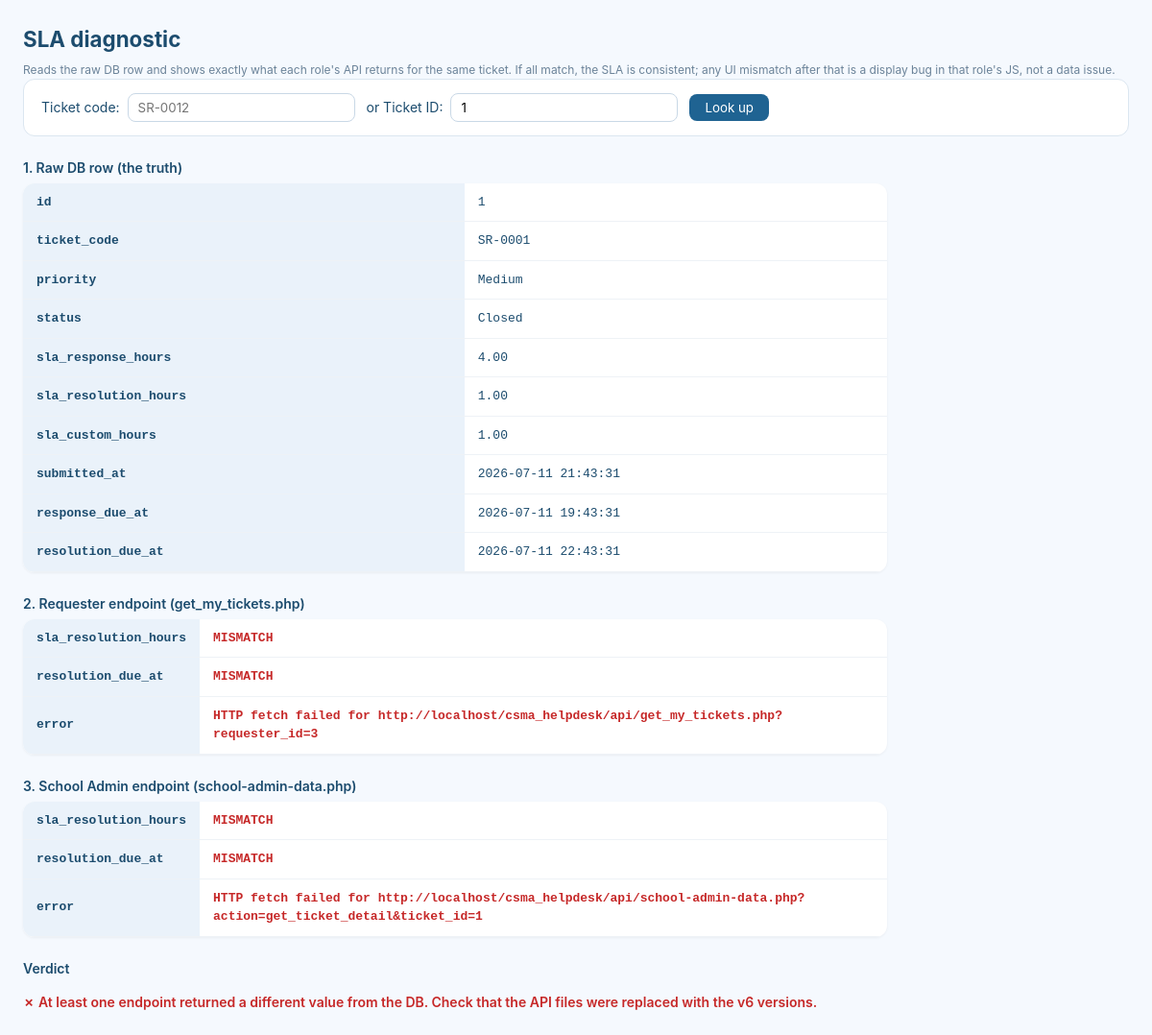
The app's page /csma_helpdesk/api/sla_diag.php?ticket_id=1 with its own data.
### tables this page shows
CREATE TABLE `tickets` (
  `id` int(11) NOT NULL,
  `ticket_code` varchar(20) NOT NULL,
  `requester_id` int(11) NOT NULL,
  `department_id` int(11) NOT NULL,
  `category` varchar(50) NOT NULL,
  `request_type` varchar(80) NOT NULL,
  `equipment_item` varchar(150) DEFAULT NULL,
  `title` varchar(200) NOT NULL,
  `description` text DEFAULT NULL,
  `location` varchar(200) DEFAULT NULL,
  `preferred_date` date DEFAULT NULL,
  `priority` enum('Low','Medium','High','Critical') NOT NULL DEFAULT 'Low',
  `status` enum('Pending','Ongoing','Pending Confirmation','Completed','Closed','Cancelled') NOT NULL DEFAULT 'Pending',
  `approval_status` enum('Pending Approval','Approved','Rejected','Not Required') NOT NULL DEFAULT 'Not Required',
  `assigned_to` varchar(150) DEFAULT NULL,
  `sla_response_hours` decimal(6,2) DEFAULT NULL,
  `sla_resolution_hours` decimal(6,2) DEFAULT NULL,
  `sla_custom_hours` decimal(6,2) DEFAULT NULL,
  `response_due_at` datetime DEFAULT NULL,
  `resolution_due_at` datetime DEFAULT NULL,
  `sla_extended_reason` varchar(255) DEFAULT NULL,
  `stock_available` tinyint(1) DEFAULT NULL,
  `external_repair` tinyint(1) NOT NULL DEFAULT 0,
  `repair_service_cost` decimal(10,2) DEFAULT NULL,
  `repair_parts_cost` decimal(10,2) DEFAULT NULL,
  `repair_service_fee` decimal(10,2) DEFAULT NULL,
  `repair_total_cost` decimal(10,2) DEFAULT NULL,
  `repair_remarks` text DEFAULT NULL,
  `repair_receipt_path` varchar(255) DEFAULT NULL,
  `consumable_item_id` int(11) DEFAULT NULL,
  `consumable_qty_needed` int(11) DEFAULT NULL,
  `consumable_dept_id` int(11) DEFAULT NULL,
  `stock_deducted` tinyint(1) NOT NULL DEFAULT 0,
  `submitted_at` datetime NOT NULL DEFAULT current_timestamp(),
  `updated_at` datetime NOT NULL DEFAULT current_timestamp() ON UPDATE current_timestamp(),
  `closed_at` datetime DEFAULT NULL,
  `completed_at` datetime DEFAULT NULL
);

### csma_helpdesk/api/sla_diag.php (the view, shortened to what this page needs)
<?php
require_once 'config.php';
$code = trim($_GET['ticket_code'] ?? '');
$id   = (int)($_GET['ticket_id'] ?? 0);
echo '<!doctype html><meta charset="utf-8"><title>SLA diagnostic</title>';
echo '<h1>SLA diagnostic</h1>';
echo '<div class="hint">Reads the raw DB row and shows exactly what each role\'s API returns for the same ticket. If all match, the SLA is consistent; any UI mismatch after that is a display bug in that role\'s JS, not a data issue.</div>';
echo '<form class="lookup" method="get">';
echo '  Ticket code: <input name="ticket_code" value="'.htmlspecialchars($code).'" placeholder="SR-0012">';
echo '  or Ticket ID: <input name="ticket_id" value="'.($id ?: '').'" placeholder="42">';
echo '  <button type="submit">Look up</button>';
echo '</form>';
try {
    $sql = "SELECT id, ticket_code, priority, status,
                   sla_response_hours, sla_resolution_hours,
                   sla_custom_hours,
                   submitted_at, response_due_at, resolution_due_at
            FROM tickets WHERE " . ($id ? "id = :key" : "ticket_code = :key") . " LIMIT 1";
    $stmt = $pdo->prepare($sql);
    $stmt->execute([':key' => $id ?: $code]);
    $row = $stmt->fetch();
    $ticketId    = (int)$row['id'];
    $dbResHours  = $row['sla_resolution_hours'];
    $dbDeadline  = $row['resolution_due_at'];
    echo '<div class="section">1. Raw DB row (the truth)</div>';
    echo '<table>';
    foreach ($row as $k => $v) {
        echo '<tr><th>'.htmlspecialchars($k).'</th><td>'.htmlspecialchars((string)$v).'</td></tr>';
    }
    echo '</table>';
    $stmt2 = $pdo->prepare("SELECT requester_id FROM tickets WHERE id=:id");
    $stmt2->execute([':id'=>$ticketId]);
    $reqId = (int)$stmt2->fetchColumn();
    $baseUrl = sprintf('%s://%s%s',
        (isset($_SERVER['HTTPS'])&&$_SERVER['HTTPS']!=='off')?'https':'http',
        $_SERVER['HTTP_HOST'] ?? 'localhost',
        rtrim(dirname($_SERVER['REQUEST_URI'] ?? ''), '/')
    );
    function fetchAndFind($url, $ticketId) {
        $ctx = stream_context_create(['http'=>['timeout'=>3]]);
        $raw = @file_get_contents($url, false, $ctx);
        if ($raw === false) return ['error'=>'HTTP fetch failed for '.$url];
        return ['error'=>'Ticket not in response'];
    }
    echo '<div class="section">2. Requester endpoint (get_my_tickets.php)</div>';
    $r = fetchAndFind("$baseUrl/get_my_tickets.php?requester_id=$reqId", $ticketId);
    $reqRes  = $r['sla_resolution_hours'] ?? null;
    $reqDead = $r['resolution_due_at']    ?? null;
    echo '<table>';
    echo '<tr><th>sla_resolution_hours</th><td>'.htmlspecialchars((string)$reqRes).' ' . ($reqRes == $dbResHours ? '<span class="ok">MATCHES DB</span>' : '<span class="bad">MISMATCH</span>').'</td></tr>';
    echo '<tr><th>resolution_due_at</th><td>'.htmlspecialchars((string)$reqDead).' ' . ($reqDead == $dbDeadline ? '<span class="ok">MATCHES DB</span>' : '<span class="bad">MISMATCH</span>').'</td></tr>';
    if (!empty($r['error'])) echo '<tr><th>error</th><td class="bad">'.htmlspecialchars($r['error']).'</td></tr>';
    echo '</table>';
    echo '<div class="section">3. School Admin endpoint (school-admin-data.php)</div>';
    $r = fetchAndFind("$baseUrl/school-admin-data.php?action=get_ticket_detail&ticket_id=$ticketId", $ticketId);
    $saRes  = $r['sla_resolution_hours'] ?? null;
    $saDead = $r['resolution_due_at']    ?? null;
    echo '<table>';
    echo '<tr><th>sla_resolution_hours</th><td>'.htmlspecialchars((string)$saRes).' ' . ($saRes == $dbResHours ? '<span class="ok">MATCHES DB</span>' : '<span class="bad">MISMATCH</span>').'</td></tr>';
    echo '<tr><th>resolution_due_at</th><td>'.htmlspecialchars((string)$saDead).' ' . ($saDead == $dbDeadline ? '<span class="ok">MATCHES DB</span>' : '<span class="bad">MISMATCH</span>').'</td></tr>';
    if (!empty($r['error'])) echo '<tr><th>error</th><td class="bad">'.htmlspecialchars($r['error']).'</td></tr>';
    echo '</table>';
    echo '<div class="section">Verdict</div>';
    $allMatch = ($reqRes == $dbResHours && $reqDead == $dbDeadline &&
                 $saRes  == $dbResHours && $saDead  == $dbDeadline);
    if ($allMatch) {
        echo '<p class="ok">✓ All endpoints return the same SLA values that are in the DB.</p>';
        echo '<p class="hint">If any dashboard is STILL showing a different value, that dashboard\'s JS was not updated — clear the browser cache (Ctrl+Shift+R) or verify the JS file on disk contains <code>sla_resolution_hours</code>.</p>';
    } else {
        echo '<p class="bad">✗ At least one endpoint returned a different value from the DB. Check that the API files were replaced with the v6 versions.</p>';
    }
} catch (PDOException $e) {
    echo '<pre>DB error: '.htmlspecialchars($e->getMessage()).'</pre>';
}

### csma_helpdesk/api/sla_diag.php (style rules this page uses)
h1 { font-size:1.4rem;margin:0 0 6px; }
.lookup { background:#fff;padding:14px 18px;border-radius:12px;border:1px solid #dbe6f0;margin-bottom:18px; }
.lookup input { padding:6px 10px;border:1px solid #c9d8e6;border-radius:8px;margin:0 8px 0 4px;font-family:inherit; }
.lookup button { padding:6px 16px;background:#1f6392;color:#fff;border:none;border-radius:8px;cursor:pointer;font-family:inherit; }
table { border-collapse:collapse;background:#fff;width:100%;max-width:900px;border-radius:12px;overflow:hidden;box-shadow:0 1px 3px rgba(0,0,0,0.05); }
th,td { padding:10px 14px;text-align:left;border-bottom:1px solid #eef2f6;font-family:ui-monospace,Consolas,monospace;font-size:13px; }
th { background:#eaf2fa;color:#1c4c6e;font-weight:600; }
.bad { color:#c62828;font-weight:600; }
.section { margin:22px 0 6px;font-weight:600;color:#1c4c6e; }
.hint { color:#6b8399;font-size:12px;margin-top:4px; }

### records on screen
tickets: id "1", ticket_code "SR-0001", priority "Medium", status "Closed", sla_response_hours "4.00", sla_resolution_hours "1.00", sla_custom_hours "1.00", submitted_at "2026-07-11 21:43:31", response_due_at "2026-07-11 19:43:31", resolution_due_at "2026-07-11 22:43:31", requester+id "HTTP fetch failed for http://localhost/csma_helpdesk/api/get_my_tickets.php?requester_id=3", id "HTTP fetch failed for http://localhost/csma_helpdesk/api/school-admin-data.php?action=get_ticket_detail&ticket_id=1"

### other values on screen
$k "id"
$k "ticket_code"
$k "priority"
$k "status"
$k "sla_response_hours"
$k "sla_resolution_hours"
$k "sla_custom_hours"
$k "submitted_at"
$k "response_due_at"
$k "resolution_due_at"
